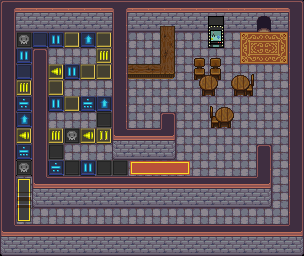

A 2D game scene composited from a Tiled map and its tileset images. What follows is a short description and the map's XML, with each tile layer's data collapsed to a summary:
An orthogonal 19x16 tile map with 16x16 px tiles, 3 tile layers (Layer 1, Layer 2, Layer 3), 4 tilesets and 6 objects (5x collision, event).

<map version="1.8" tiledversion="1.8.0" orientation="orthogonal" renderorder="right-down" compressionlevel="0" width="19" height="16" tilewidth="16" tileheight="16" infinite="0" nextlayerid="6" nextobjectid="8">
 <tileset firstgid="1" name="core_indoor_walls" tilewidth="16" tileheight="16" tilecount="3864" columns="46">
  <image source="../../gfx/tilesets/core_indoor_walls.png" width="736" height="1344" />
 </tileset>
 <tileset firstgid="3865" name="core_indoor_floors" tilewidth="16" tileheight="16" tilecount="3864" columns="46">
  <image source="../../gfx/tilesets/core_indoor_floors.png" width="736" height="1344" />
 </tileset>
 <tileset firstgid="7729" name="core_set pieces" tilewidth="16" tileheight="16" tilecount="1550" columns="31">
  <image source="../../gfx/tilesets/core_set pieces.png" width="496" height="800" />
 </tileset>
 <tileset firstgid="9279" source="../../gfx/tilesets/core_outdoor.tsx" />
 <layer id="1" name="Layer 1" width="19" height="16">
  <data>[304 cells, 279 non-empty, 10 distinct tile ids]</data>
 </layer>
 <layer id="2" name="Layer 2" width="19" height="16">
  <data>[304 cells, 200 non-empty, 48 distinct tile ids]</data>
 </layer>
 <layer id="3" name="Layer 3" width="19" height="16">
  <data>[304 cells, 20 non-empty, 10 distinct tile ids]</data>
 </layer>
 <objectgroup color="#ff0000" id="4" name="Collisions">
  <object id="1" type="collision" x="16" y="32">
   <polygon points="0,0 96,0 96,128 160,128 160,80 144,80 144,96 112,96 112,48 160,48 160,0 192,0 192,16 208,16 208,0 240,0 240,-16 256,-16 256,0 272,0 272,192 0,192 0,0 -16,0 -16,224 288,224 288,-32 0,-32 -16,-32 -16,0" />
  </object>
  <object id="2" type="collision" x="32" y="48">
   <polygon points="0,0 0,160 240,160 240,96 224,96 224,128 16,128 16,0" />
  </object>
  <object id="4" type="collision" x="256" y="96">
   <polygon points="0,0 -16,0 -16,-16 0,-16" />
  </object>
  <object id="5" type="collision" x="224" y="112">
   <polygon points="0,0 0,16 -16,16 -16,0 16,0 16,16 0,16" />
  </object>
  <object id="6" type="collision" x="192" y="80">
   <polygon points="0,0 0,16 32,16 48,16 48,0 0,0" />
  </object>
 </objectgroup>
 <objectgroup id="5" name="Events">
  <object id="7" name="Player Spawn" type="event" x="256" y="48" width="16" height="16" />
 </objectgroup>
</map>
